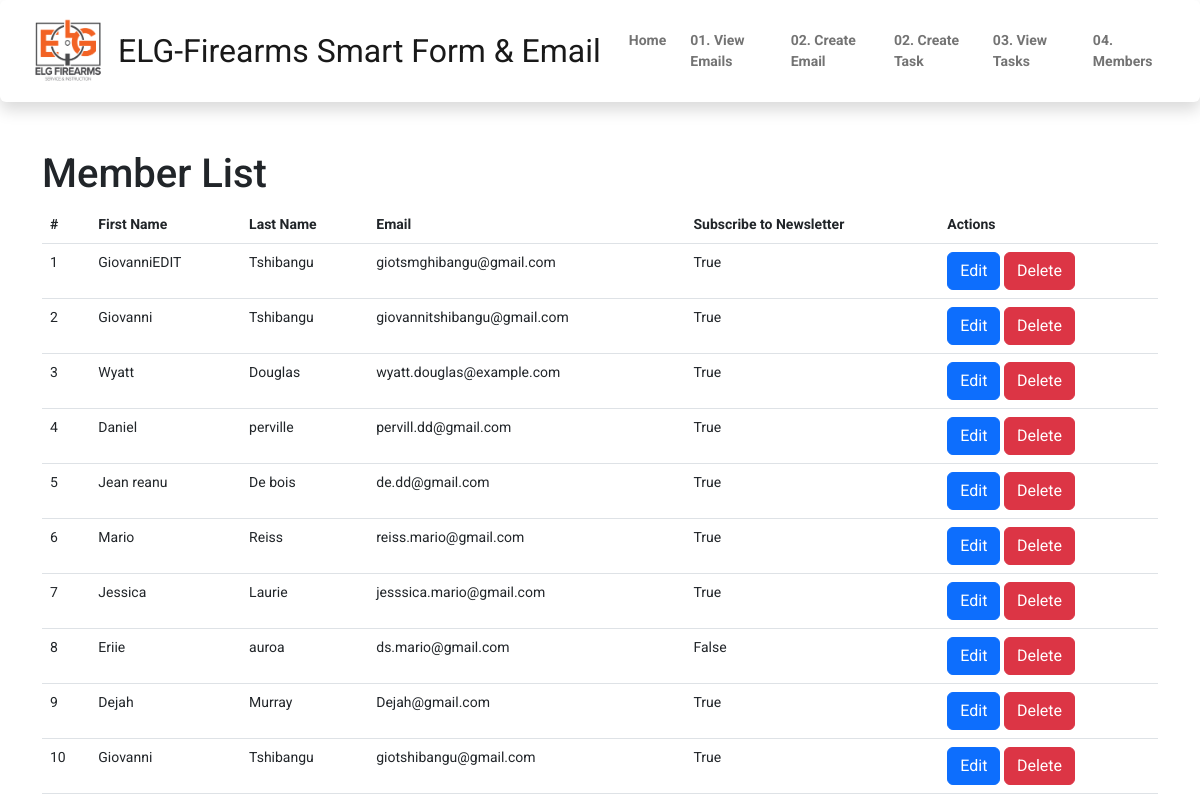
Before: /master/view_members with the older database file.
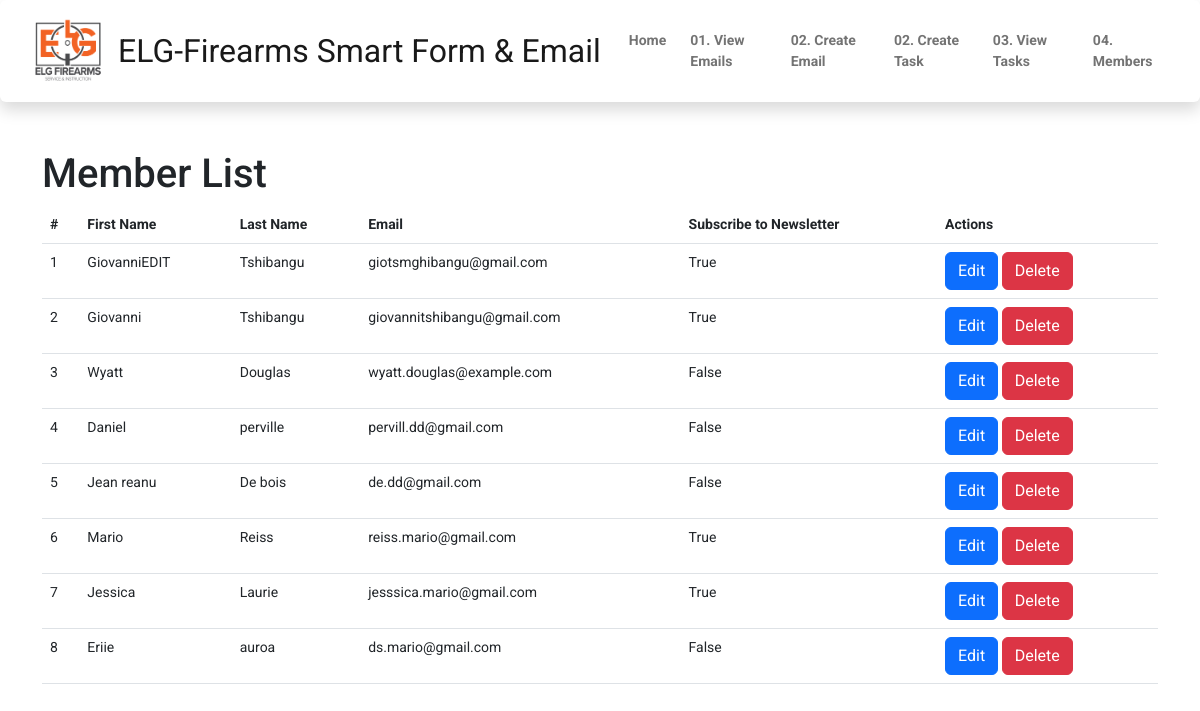
After: the same page with the newer database file.
### smart_formApp/models.py (models this page shows, shortened)
class User(models.Model):
    first_name = models.CharField(max_length=100)
    last_name = models.CharField(max_length=100)
    email = models.EmailField()
    email_agreements = models.BooleanField(default=True)
    subscribe_to_newsletter = models.BooleanField(default=False,blank=True)
    created_at = models.DateTimeField(auto_now_add=True)

### smart_emailApp/views.py (the view)
# urls.py: path('view_members', views.member_view, name='view_members'),
def member_view(request):
    limit = 100
    users = User.objects.all()[:limit]
    return render(request, 'smartemail/member_view.html', {'users': users})

### templates/smartemail/member_view.html
{% extends "nav.html" %}
{% load static %}
{% block navbar %}
    <div class="container mt-3">
        <h1>Member List</h1>
        <table class="table">
            <thead>
                <tr>
                    <th>#</th>
                    <th>First Name</th>
                    <th>Last Name</th>
                    <th>Email</th>
                    <th>Subscribe to Newsletter</th>
                    <th>Actions</th>
                </tr>
            </thead>
            <tbody>
                {% for user in users %}
                    <tr>
                        <td>{{ forloop.counter }}</td>
                        <td>{{ user.first_name }}</td>
                        <td>{{ user.last_name }}</td>
                        <td>{{ user.email }}</td>
                        <td>{{ user.subscribe_to_newsletter }}</td>
                        <td>
                            <a href="{% url 'edit_user' user.id %}" class="btn btn-primary">Edit</a>
                            <a href="{% url 'delete_user' user.id %}" class="btn btn-danger">Delete</a>
                        </td>
                    </tr>
                {% empty %}
                    <tr>
                        <td colspan="7">No users found.</td>
                    </tr>
                {% endfor %}
            </tbody>
        </table>
    </div>
{% endblock %}

### templates/nav.html (shortened to what this page needs)
<!DOCTYPE html>
{% load static %}
{% load crispy_forms_tags %}
<html lang="en">
<head>
    <link href="https://cdn.quilljs.com/1.3.6/quill.snow.css" rel="stylesheet">
    <link href="https://cdn.jsdelivr.net/npm/bootstrap@5.2.3/dist/css/bootstrap.min.css" rel="stylesheet">
    <link rel="stylesheet" href="https://cdnjs.cloudflare.com/ajax/libs/font-awesome/4.7.0/css/font-awesome.min.css">
    <link   rel="stylesheet"  type="text/css" href="{% static 'css/base.css' %}"/>
</head>
<body>
<nav class="navbar  navbar-expand-md sticky-top shadow p-3 mb-5 bg-body rounded">
    <div class="container-fluid ">
        <img src="{% static 'images/ELG_Firearms_Logo.png' %}" alt="Logo" class="logo">
        <a class="navbar-brand Gio-color fs-2" href="{% url 'master_home' %}">
            ELG-Firearms Smart Form & Email
        </a>
        <div class="collapse navbar-collapse" id="navbarScroll">
            <ul class="navbar-nav ms-5 mb-2 mb-lg-0 ms-auto fw-bold text-black">
                <li class="nav-item mx-1 text-black">
                    <a id="sec-2"  class="nav-link light-white " aria-current="page" href="{% url 'master_home' %}"> Home</a>
                </li>
                <li class="nav-item mx-1 text-black">
                    <a id="sec-2"  class="nav-link light-white " aria-current="page" href="{% url 'view_emails' %}"><span class="Gio-color "> 01. </span> View Emails</a>
                </li>
                <li class="nav-item mx-1">
                    <a id="sec-3"  class="nav-link light-white" href="{% url 'create_email' %}"><span class="Gio-color "> 02. </span> Create Email </a>
                </li>
                <li class="nav-item mx-1">
                    <a id="sec-3"  class="nav-link light-white" href="{% url 'create_task' %}"><span class="Gio-color "> 02. </span> Create Task </a>
                </li>
                <li class="nav-item mx-1">
                    <a id="sec-3"  class="nav-link light-white" href="{% url 'view_tasks' %}"><span class="Gio-color "> 03. </span>View Tasks</a>
                </li>
                <li class="nav-item mx-2">
                    <a id="sec-4"  class="nav-link light-white" href="{% url 'view_members' %}"><span class="Gio-color "> 04. </span>  Members</a>
                </li>
            </ul>
        </div>
    </div>
</nav>
{% block navbar %}
{% endblock %}
</body>
</html>

### static/css/base.css (style rules this page uses)
body, .navbar, .dropdown-menu { background-color: white !important; font-family: 'Roboto'; font-size: 14px; }

### templates/nav.html (style rules this page uses)
.logo { height: 70px; width: 80px; margin-right: 10px; }

Changed rows visible on the page:
removed User: first_name "Dejah", last_name "Murray", email "Dejah@gmail.com", subscribe_to_newsletter "True"
removed User: first_name "Giovanni", last_name "Tshibangu", email "giotshibangu@gmail.com", subscribe_to_newsletter "True"
changed User "Wyatt": subscribe_to_newsletter "True" → "False"
changed User "Daniel": subscribe_to_newsletter "True" → "False"
changed User "Jean reanu": subscribe_to_newsletter "True" → "False"
